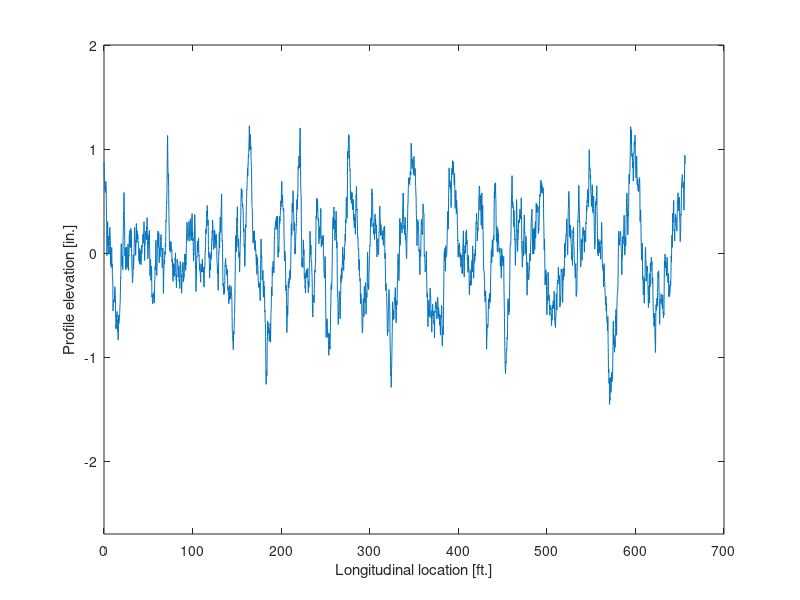

The MATLAB source for this figure: (Note: this script raises an error after producing the figure.)
%% Setup profile parameters
% uses results from "spectral_density for comparison plots
iter = 1; %iteration number for filename
N  = 7875; %  Number of data points
L  = 200;  % Length Of Road Profile (m)
dn = 1/L;  % Frequency Band
B  = L/N ; % Sampling Interval (m)
C10 = 600e-6; % roughness coefficient
w = 2.0; % waviness
freq_lb = 0.05; % upper bound for frequency band of included  frequency content
freq_ub = 10; % lower bound for frequency band of included frequency content

%% Generate profile
% Construct amplitudes and phase angles for each spatial frequency
n  = dn:dn:N*dn ; % Spatial Frequency Band (start higher in frequency to avoid large global elevation changes)
sub_ind = find(n<freq_lb,1,'last'):find((n-freq_ub)>0,1,'first'); 
n_sub = n(sub_ind); %
nangle = 2*pi*n_sub; % angular frequency band
psd = C10*(10*n_sub).^(-w); % fitted psd value for each frequency band
del_angle = (nangle(end)-nangle)/(length(n_sub)-1);
Amp1 = sqrt(psd.*del_angle/pi); % amplitude

rng('shuffle') %shuffle random number generator
% rng(55); % control random number generator for repeatability
phi =  2*pi*rand(size(n)); % Random Phase Angle (uniformly ditributed)
phi = phi(sub_ind);
% Sum sinusoids at each profile step
x = 0:B:L-B; % Abscissa Variable from 0 to L
hx = zeros(size(x));
for ii=1:length(x)
    hx(ii) = sum(Amp1.*sin(nangle*x(ii) - phi));
end

% plot
figure
% plot(data(:,1)/12,profile)
% hold all
plot(x*3.28084, hx*39.3701) % plot with meters converted to feet and inched

xlabel('Longitudinal location [ft.]');
ylabel('Profile elevation [in.]');
ylim([-2.7 2]);


%% Check psd
addpath(genpath('C:\Users\John\Projects_Git\vma'))
fs = 1/B;
nAvg = 1;  % number of averages
perc = 20;  % percent overlap
nfft = [];  % use default nfft lines

% get psd
[PSD,F] = getpsd(hx',nAvg,perc,nfft,fs);
figure

% loglog(ff,pxx)
% hold all
loglog(F,PSD)
hold all
fit = C10*(10*F).^(-w);
loglog(F,fit)

xlabel('Spatial frequency (n) [cycles/m]')
ylabel('Displacement PSD (G_{d}) [m3]')
ylim([1e-15,1])
xlim([1e-3 20])


%% Save profile to file
save_file = file();
save_file.name = ['ISO_C10-' num2str(C10*1e6) 'e-06_w-' num2str(w) '_' num2str(iter) '.csv'];
save_file.path = 'C:\Users\John\Projects_Git\DAmp\profiles\artificial\model_validation';
prof_dist = x*39.3701; % in.
prof_elev = (hx-hx(1))*39.3701; % in.

dlmwrite(save_file.fullname, [prof_dist' prof_elev'],'delimiter', ',', 'precision', 5);


